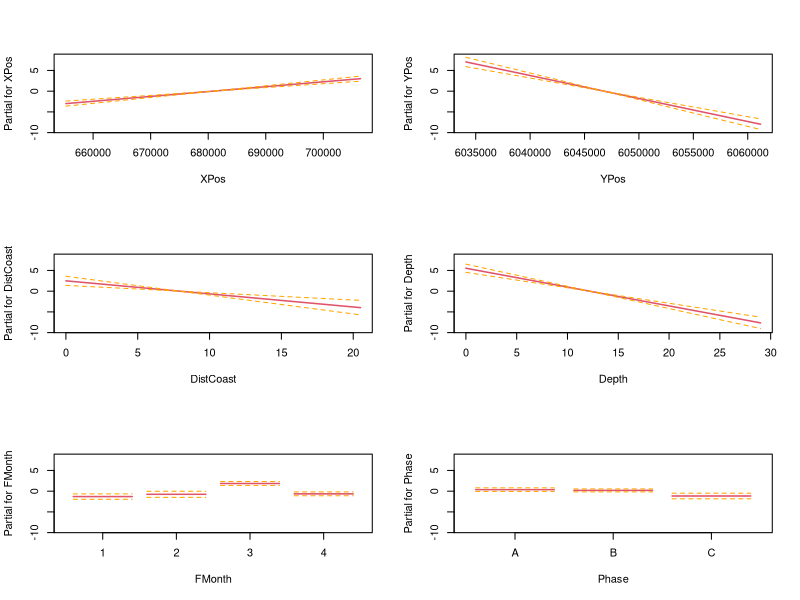
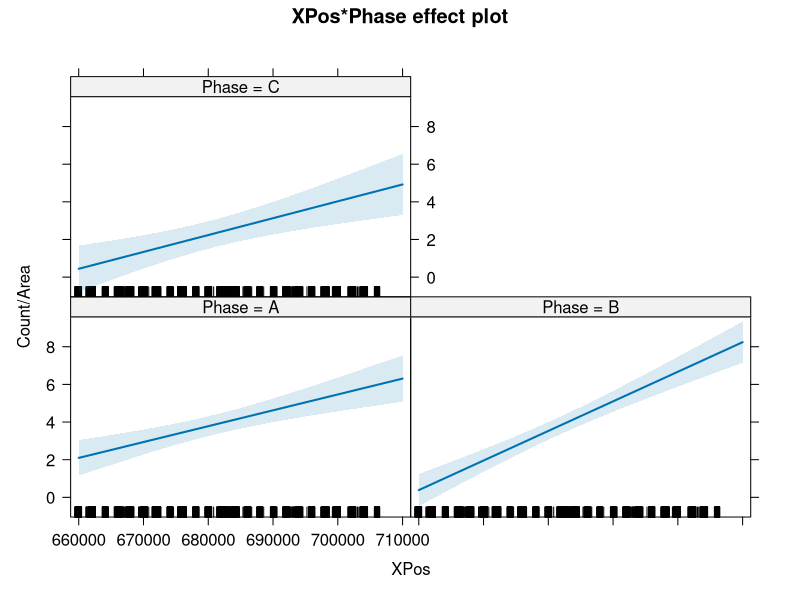
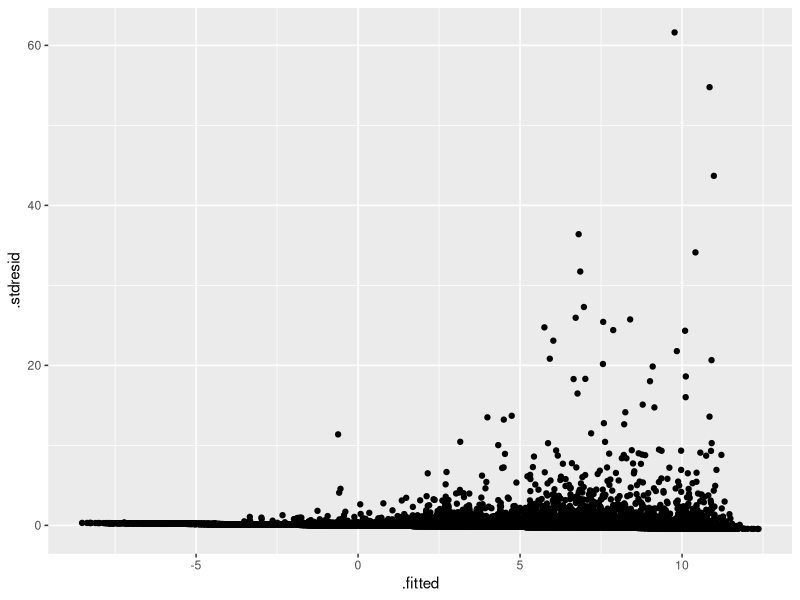
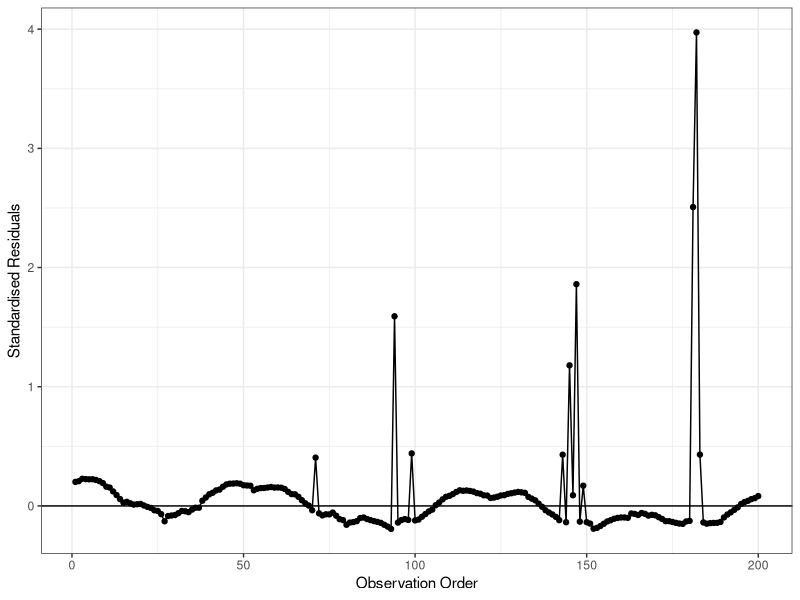
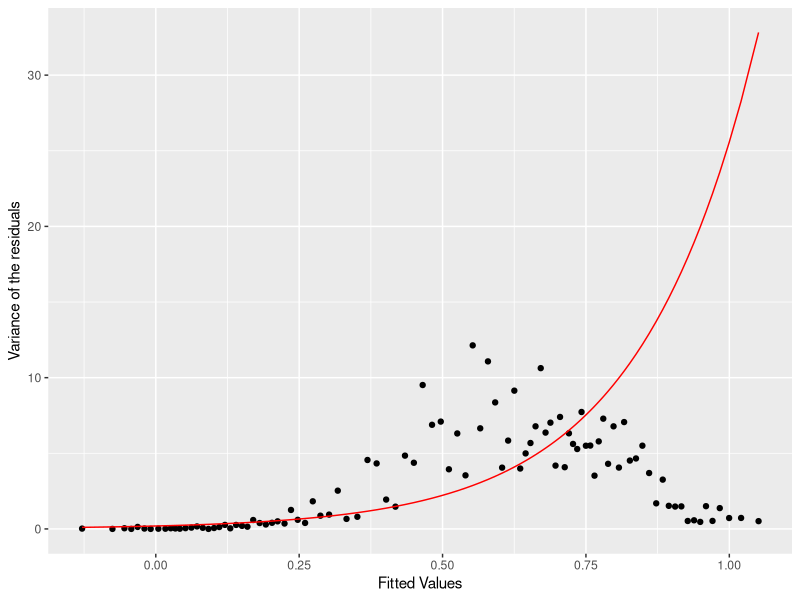
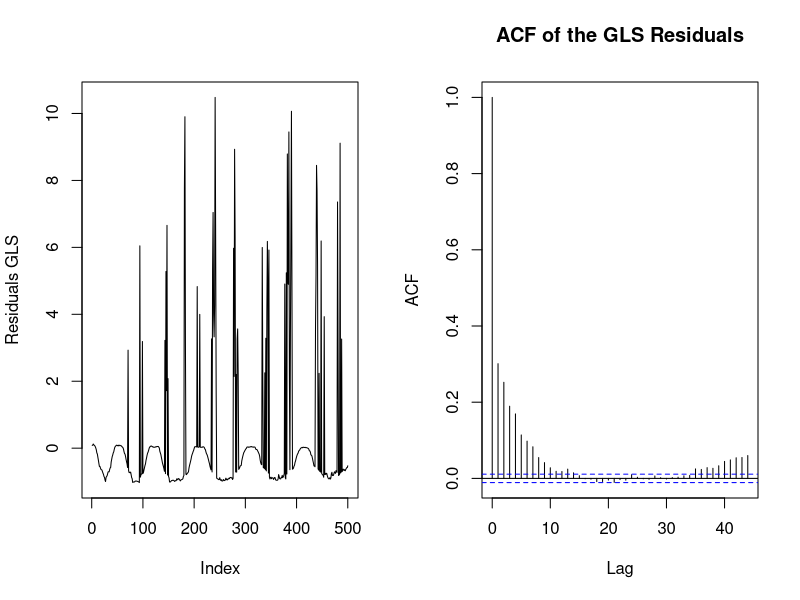

The R source for these figures, in order: (Note: this script raises an error after producing the figures.)
## ---- chunk 1
df <- read.csv("NystedFarms.csv")
head(df)
knitr::kable(table(df$Phase, df$Year))
## ---- chunk 2
# Multiple Linear Regression
df$FMonth        <- as.factor(df$Month)
df$Phase         <- as.factor(df$Phase)
workingModel_Int <- lm(Count/Area ~ XPos + YPos + DistCoast + Depth + FMonth +
                         Phase + Phase:XPos + Phase:YPos, data=df)
summary(workingModel_Int)
## ---- chunk 3
library(car)
Anova(workingModel_Int)
## ---- chunk 4
workingModel_Int<- update(workingModel_Int, .~. -YPos:Phase)
Anova(workingModel_Int)
## ---- chunk 5
workingModel<-update(workingModel_Int, .~. - XPos:Phase)
par(mfrow=c(3,2))
termplot(workingModel,se=T)
## ---- chunk 6
library(effects)
plot(effect(c("XPos:Phase"), workingModel_Int, ylab="XPos"))
## ---- chunk 7
library(ggplot2)
ggplot(workingModel_Int, aes(.fitted, .stdresid)) + geom_point()
## ---- chunk 8
ncvTest(workingModel_Int)
## ---- chunk 9
sres200<-rstandard(workingModel_Int)[1:200]
dr<-data.frame(1:200,sres200)
colnames(dr)<-c("Index","StRes")

ggplot(dr, aes(x=Index, y=StRes)) + 
  geom_line() +
  geom_point() + 
  theme_bw() +
  geom_hline(aes(yintercept=0))+
  xlab("Observation Order") + ylab("Standardised Residuals") 
## ---- chunk 10
df$FMonth<-as.factor(df$Month)
sqrtModel<-lm(sqrt(Count/Area) ~ XPos + YPos + DistCoast + Depth + FMonth +
                Phase+Phase:XPos, data = df)
summary(fitted(sqrtModel))
## ---- chunk 11
require(nlme)
workingModel_GLS<- gls(sqrt(Count/Area) ~ XPos + YPos + DistCoast + 
                         Depth + FMonth +Phase*XPos, 
                       data = df, weights=varExp(), method="ML")
## ---- chunk 12
# Mean-Variance relationship Figure
cut.fit<- cut(fitted(workingModel_GLS), 
              breaks=quantile(fitted(workingModel_GLS), 
                              probs=c(seq(0,1,length=100))))

means1<- tapply(fitted(workingModel_GLS),cut.fit,mean)
vars1<- tapply(residuals(workingModel_GLS),cut.fit,var)

fitted1<- (summary(workingModel_GLS)$sigma^2)*exp(2*coef(workingModel_GLS$model)*means1)
df1<-data.frame(means1,vars1,fitted1)
colnames(df1)=c("Means","Vars","Fitted")

ggplot(df1, aes(x=Means, y=Vars))+
   geom_point()+geom_line(aes(Means,Fitted),color="red") + 
   xlab("Fitted Values") + ylab("Variance of the residuals")
## ---- chunk 13
require(car)
Anova(sqrtModel)
anova(workingModel_GLS, type = "marginal")
AIC(sqrtModel,workingModel_GLS)
#summary(workingModel_GLS)
## ---- chunk 14
par(mfrow=c(1,2))
plot(residuals(workingModel_GLS)[1:500], type="l", ylab="Residuals GLS")
acf(residuals(workingModel_GLS), main="ACF of the GLS Residuals")
## ---- chunk 15
durbinWatsonTest(sqrtModel)
## ---- chunk 16
# AR(1)
workingModel_GLScorr<- gls(sqrt(Count/Area) ~ YPos + DistCoast + Depth + 
                             FMonth + Phase * XPos, data = df, weights=varExp(),
                           correlation=corAR1(form =~1|TransectID),method="ML")
# summary(workingModel_GLScorr)


# AR(2)
workingModel_GLScorr2<-update(workingModel_GLScorr,
                              corr = corARMA(p = 2, q = 0, form = ~ 1 | TransectID))
#summary(workingModel_GLScorr2)


#AR(3)
workingModel_GLScorr3<-update(workingModel_GLScorr,
                              corr = corARMA(p = 3, q = 0, form = ~ 1 | TransectID))
#summary(workingModel_GLScorr3)

AIC(workingModel_GLS, 
    workingModel_GLScorr, 
    workingModel_GLScorr2, 
    workingModel_GLScorr3)

BIC(workingModel_GLS, 
    workingModel_GLScorr, 
    workingModel_GLScorr2, 
    workingModel_GLScorr3)
## ---- chunk 17
par(mfrow=c(1,1))
Lag<-0:15
Empirical<-acf(residuals(sqrtModel),lag.max=15, plot=FALSE)[[1]]
AR1<-ARMAacf(ar = c(0.2707919), ma = 0,
             lag.max = 15, pacf = FALSE)
AR2<-ARMAacf(ar = c(0.2270812, 0.1596690),
              ma = 0, lag.max = 15, pacf = FALSE)
AR3<-ARMAacf(ar = c(0.21731241, 0.14564488, 0.06111608  ),
              ma = 0, lag.max = 15, pacf = FALSE)


dacf<-data.frame(Lag,Empirical,AR1,AR2,AR3 )

require(tidyr)
dacf<-dacf %>%  gather(key = "Series", value = "ACF",- Lag )
ggplot(dacf,aes(x=Lag,y=ACF)) + 
  geom_point(aes(color=Series), size=3) +
  geom_line(aes(color=Series, linetype=Series))
## ---- chunk 18
# No correlation
anova(workingModel_GLS, type="marginal") 
# AR(1)
anova(workingModel_GLScorr, type="marginal")
# AR(2)
anova(workingModel_GLScorr2, type="marginal")
# AR(3)
anova(workingModel_GLScorr3, type="marginal")
# Confidence Intervals
intervals(workingModel_GLScorr2) 
## ---- chunk 19
# Compare ACF plots
par(mfrow=c(2,2))
acf(residuals(workingModel_GLS), main="Residual Indep.")
acf(residuals(workingModel_GLScorr, type="normalized"),
    main="Residuals for AR(1) model")
acf(residuals(workingModel_GLScorr2, type="normalized"),
    main="Residuals for AR(2) model")
acf(residuals(workingModel_GLScorr3, type="normalized"),
    main="Residuals for AR(3) model")
## ---- chunk 20
hist(residuals(workingModel_GLScorr2, type="normalized"), main='')
